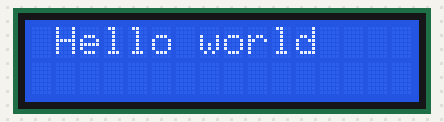
A sketch run on a simulated Arduino Uno, built with avr-gcc and run on an emulated ATmega328P. Shown: 16×2 character LCD.

Above: at 0.22 s.
At 0.83 s:
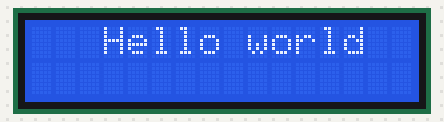
At 1.73 s:
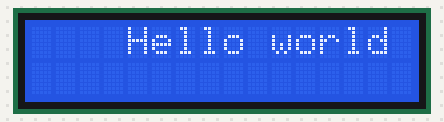
At 2.93 s:
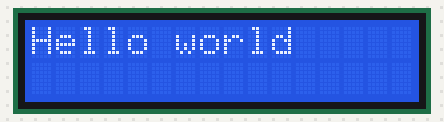
At 3.53 s:
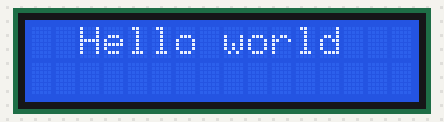

Measured:
- by itself, everything shown: repeats every 3.0 s, in 10 steps

The sketch:

11_LCD.ino
```cpp
#include <Wire.h>                 // Include I2C communication library
#include <LiquidCrystal_I2C.h>    // Include I2C LCD control library

#define COLUMNS 16                // Number of LCD columns (16x2 LCD)
#define ROWS    2                 // Number of LCD rows

// Create an LCD object using PCF8574 I2C address and pin mapping
LiquidCrystal_I2C lcd(
  PCF8574_ADDR_A21_A11_A01,        // I2C address of PCF8574 (based on A2/A1/A0 wiring)
  4, 5, 6, 16, 11, 12, 13, 14,     // PCF8574 pin mapping to LCD pins (RS, RW, EN, BL, D4-D7)
  POSITIVE                        // Backlight polarity: POSITIVE means HIGH turns backlight on
);

void setup()
{
  // Initialize the LCD with specified columns, rows, and character size
  lcd.begin(COLUMNS, ROWS, LCD_5x8DOTS);
  lcd.clear();                    // Clear LCD display
  lcd.backlight();                // Turn on LCD backlight
  lcd.setCursor(0, 0);            // Set cursor to column 0, row 0 (first row)
  lcd.print(F("Hello world"));    // Print text stored in flash memory
}

void loop()
{
  // Scroll the display to the right for a fixed number of steps
  for(int i = 0; i <= 4; i++){
    lcd.scrollDisplayRight();     // Scroll entire display one position to the right
    delay(300);                  // Delay to control scrolling speed
  }
  // Scroll the display to the left for a fixed number of steps
  for(int i = 0; i <= 4; i++){
    lcd.scrollDisplayLeft();      // Scroll entire display one position to the left
    delay(300);                  // Delay to control scrolling speed
  }
}
```
